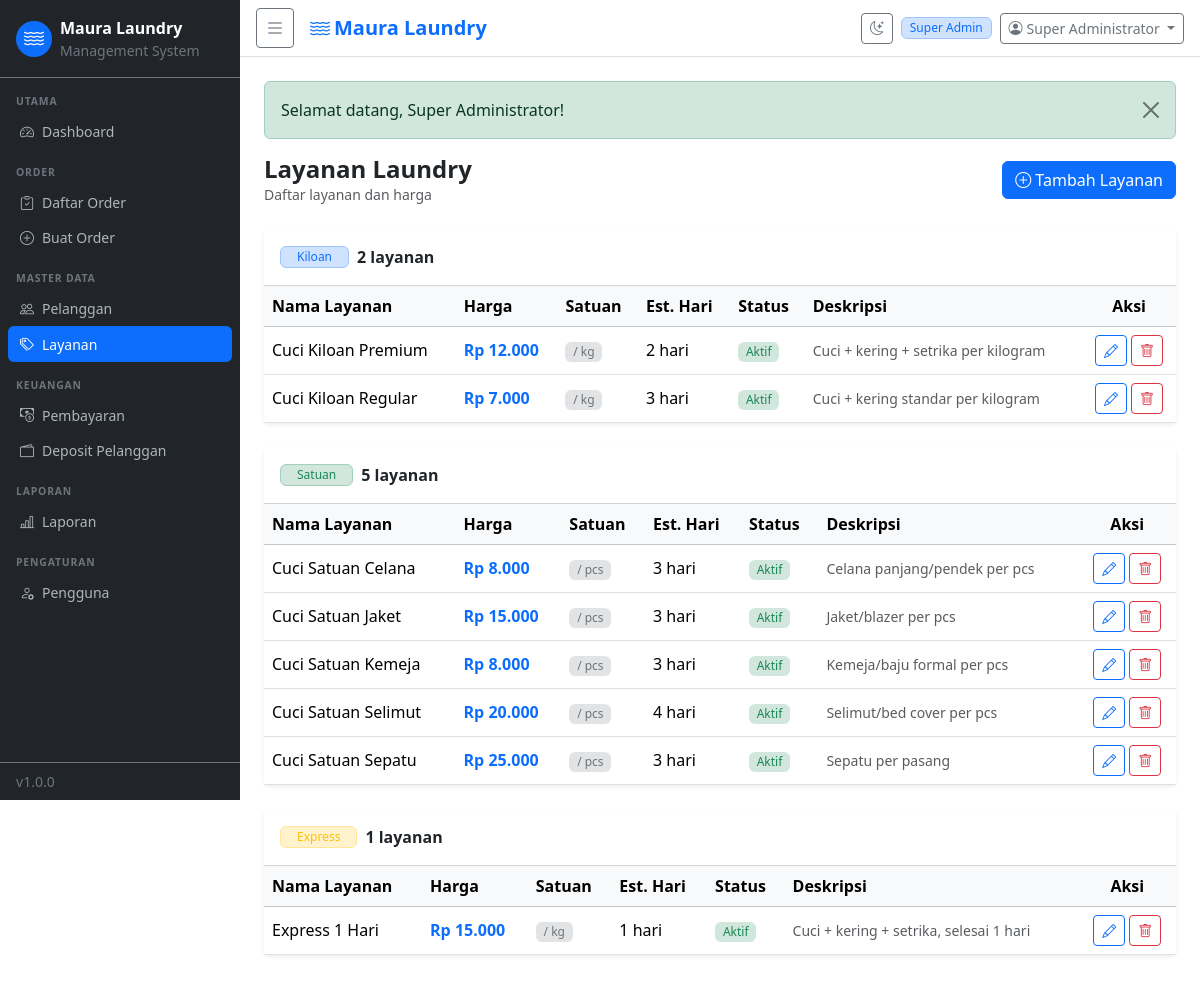
The app's page /pages/services/index.php (signed in) with its own data.
### tables this page shows
CREATE TABLE `users` (
  `id` int(11) NOT NULL AUTO_INCREMENT,
  `role_id` int(11) NOT NULL,
  `name` varchar(100) NOT NULL,
  `username` varchar(50) NOT NULL,
  `email` varchar(150) NOT NULL,
  `phone` varchar(20) DEFAULT NULL,
  `password` varchar(255) NOT NULL,
  `email_verified` tinyint(1) NOT NULL DEFAULT 0,
  `email_token` varchar(100) DEFAULT NULL,
  `reset_token` varchar(100) DEFAULT NULL,
  `reset_expires` datetime DEFAULT NULL,
  `is_active` tinyint(1) NOT NULL DEFAULT 1,
  `created_at` datetime DEFAULT CURRENT_TIMESTAMP,
  PRIMARY KEY (`id`),
  UNIQUE KEY `username` (`username`),
  UNIQUE KEY `email` (`email`),
  KEY `role_id` (`role_id`),
  CONSTRAINT `u_role` FOREIGN KEY (`role_id`) REFERENCES `roles` (`id`)
);

CREATE TABLE `roles` (
  `id` int(11) NOT NULL AUTO_INCREMENT,
  `name` varchar(50) NOT NULL,
  `description` varchar(255) DEFAULT NULL,
  `created_at` datetime DEFAULT CURRENT_TIMESTAMP,
  PRIMARY KEY (`id`),
  UNIQUE KEY `name` (`name`)
);

CREATE TABLE `services` (
  `id` int(11) NOT NULL AUTO_INCREMENT,
  `name` varchar(100) NOT NULL,
  `type` enum('kiloan','satuan','express') NOT NULL,
  `price` decimal(10,2) NOT NULL,
  `unit` varchar(20) NOT NULL DEFAULT 'kg',
  `duration_days` int(11) NOT NULL DEFAULT 3,
  `description` text DEFAULT NULL,
  `is_active` tinyint(1) NOT NULL DEFAULT 1,
  `created_at` datetime DEFAULT CURRENT_TIMESTAMP,
  PRIMARY KEY (`id`)
);

### includes/auth.php (called while the page is built, shortened)
<?php
function is_logged_in(): bool {
    return !empty($_SESSION['user_id']);
}
function current_user(): ?array {
    static $user = null;
    if ($user === null) {
        $db   = db();
        $stmt = $db->prepare(
            "SELECT u.*, r.name AS role_name FROM users u
             JOIN roles r ON r.id = u.role_id
             WHERE u.id = ? AND u.is_active = 1"
        );
        $stmt->bind_param('i', $_SESSION['user_id']);
        $stmt->execute();
        $user = $stmt->get_result()->fetch_assoc();
    }
    return $user;
}
function user_permissions(): array {
    static $perms = null;
    if ($perms !== null) return $perms;
    $user = current_user();
    $db   = db();
    $stmt = $db->prepare(
        "SELECT p.name FROM permissions p
         JOIN role_permissions rp ON rp.permission_id = p.id
         WHERE rp.role_id = ?"
    );
    $stmt->bind_param('i', $user['role_id']);
    $stmt->execute();
    $result = $stmt->get_result();
    $perms  = [];
    while ($row = $result->fetch_assoc()) {
        $perms[] = $row['name'];
    }
    return $perms;
}
function can(string $permission): bool {
    return in_array($permission, user_permissions(), true);
}
function require_permission(string $permission): void {
    if (!can($permission)) {
        flash('error', 'Anda tidak memiliki akses ke halaman ini.');
        redirect(APP_URL . '/pages/dashboard.php');
    }
}

### includes/functions.php (called while the page is built, shortened)
<?php
function csrf_token(): string {
    return $_SESSION['csrf_token'];
}
function get_flash(): ?array {
    $f = $_SESSION['flash'] ?? null;
    return $f;
}
function idr(float $amount): string {
    return 'Rp ' . number_format($amount, 0, ',', '.');
}
function h(string $s): string {
    return htmlspecialchars($s, ENT_QUOTES, 'UTF-8');
}

### pages/services/index.php (the view, shortened to what this page needs)
<?php
require_once __DIR__ . '/../../../includes/functions.php';
require_once __DIR__ . '/../../../includes/auth.php';
require_permission('services.view');
$db = db();
$services = $db->query("SELECT * FROM services ORDER BY type, name")->fetch_all(MYSQLI_ASSOC);
require_once __DIR__ . '/../../includes/header.php';
?>
<div class="d-flex justify-content-between align-items-center mb-4">
  <div><h4 class="fw-bold mb-0">Layanan Laundry</h4><p class="text-muted small mb-0">Daftar layanan dan harga</p></div>
  <?php if (can('services.create')): ?>
  <a href="<?= APP_URL ?>/pages/services/create.php" class="btn btn-primary"><i class="bi bi-plus-circle me-1"></i>Tambah Layanan</a>
  <?php endif; ?>
</div>
<?php
$grouped = [];
foreach ($services as $s) $grouped[$s['type']][] = $s;
$type_labels = ['kiloan' => 'Kiloan', 'satuan' => 'Satuan', 'express' => 'Express'];
$type_colors = ['kiloan' => 'primary', 'satuan' => 'success', 'express' => 'warning'];
foreach ($grouped as $type => $list):
?>
<div class="card border-0 shadow-sm mb-4">
  <div class="card-header bg-white d-flex align-items-center gap-2 py-3">
    <span class="badge bg-<?= $type_colors[$type] ?? 'secondary' ?>-subtle text-<?= $type_colors[$type] ?? 'secondary' ?> border border-<?= $type_colors[$type] ?? 'secondary' ?>-subtle px-3"><?= $type_labels[$type] ?? $type ?></span>
    <span class="fw-semibold"><?= count($list) ?> layanan</span>
  </div>
  <div class="card-body p-0">
    <table class="table table-hover align-middle mb-0">
      <thead class="table-light">
        <tr><th>Nama Layanan</th><th>Harga</th><th>Satuan</th><th>Est. Hari</th><th>Status</th><th>Deskripsi</th><?php if (can('services.edit')): ?><th class="text-center">Aksi</th><?php endif; ?></tr>
      </thead>
      <tbody>
      <?php foreach ($list as $s): ?>
        <tr>
          <td class="fw-medium"><?= h($s['name']) ?></td>
          <td class="fw-bold text-primary"><?= idr($s['price']) ?></td>
          <td><span class="badge bg-secondary-subtle text-secondary">/ <?= h($s['unit']) ?></span></td>
          <td><?= $s['duration_days'] ?> hari</td>
          <td><?= $s['is_active'] ? '<span class="badge bg-success-subtle text-success">Aktif</span>' : '<span class="badge bg-secondary-subtle text-secondary">Nonaktif</span>' ?></td>
          <td class="text-muted small"><?= h($s['description'] ?? '-') ?></td>
          <?php if (can('services.edit')): ?>
          <td class="text-center">
            <div class="d-flex gap-1 justify-content-center">
              <a href="<?= APP_URL ?>/pages/services/edit.php?id=<?= $s['id'] ?>" class="btn btn-sm btn-outline-primary"><i class="bi bi-pencil"></i></a>
              <?php if (can('services.delete')): ?>
              <a href="<?= APP_URL ?>/pages/services/delete.php?id=<?= $s['id'] ?>&csrf=<?= csrf_token() ?>"
                 class="btn btn-sm btn-outline-danger" data-confirm="Hapus layanan ini?"><i class="bi bi-trash"></i></a>
              <?php endif; ?>
            </div>
          </td>
          <?php endif; ?>
        </tr>
      <?php endforeach; ?>
      </tbody>
    </table>
  </div>
</div>
<?php endforeach; ?>
<?php require_once __DIR__ . '/../../includes/footer.php'; ?>

### includes/header.php (shortened to what this page needs)
<?php
$user  = current_user();
$flash = get_flash();
?>
<!DOCTYPE html>
<html lang="id">
<head>
  <link rel="stylesheet" href="https://cdn.jsdelivr.net/npm/bootstrap@5.3.8/dist/css/bootstrap.min.css">
  <link rel="stylesheet" href="https://cdn.jsdelivr.net/npm/bootstrap-icons@1.13.2/font/bootstrap-icons.min.css">
  <link rel="stylesheet" href="<?= APP_URL ?>/assets/css/style.css">
</head>
<body>
<div class="wrapper d-flex">
  <?php require_once __DIR__ . '/sidebar.php'; ?>
  <div class="main-content flex-grow-1">
    <nav class="navbar navbar-expand-lg navbar-light bg-white border-bottom px-3 py-2">
      <button class="btn btn-sm btn-outline-secondary me-3" id="sidebarToggle">
        <i class="bi bi-list fs-5"></i>
      </button>
      <span class="navbar-brand mb-0 fw-semibold text-primary">
        <i class="bi bi-water me-1"></i><?= APP_NAME ?>
      </span>
      <div class="ms-auto d-flex align-items-center gap-2">
        <button class="btn btn-sm btn-outline-secondary" id="darkToggle" title="Toggle tema">
          <i class="bi bi-moon-stars"></i>
        </button>
        <span class="badge bg-primary-subtle text-primary border border-primary-subtle">
          <?= h($user['role_name'] ?? '') ?>
        </span>
        <div class="dropdown">
          <button class="btn btn-sm btn-outline-secondary dropdown-toggle" data-bs-toggle="dropdown">
            <i class="bi bi-person-circle me-1"></i><?= h($user['name'] ?? '') ?>
          </button>
        </div>
      </div>
    </nav>
    <div class="p-4">
      <?php if ($flash): ?>
        <div class="alert alert-<?= $flash['type'] === 'error' ? 'danger' : h($flash['type']) ?> alert-dismissible fade show" role="alert">
          <?= h($flash['message']) ?>
          <button type="button" class="btn-close" data-bs-dismiss="alert"></button>
        </div>
      <?php endif; ?>

### includes/sidebar.php
<?php
$current = $_SERVER['PHP_SELF'];
function nav_link(string $href, string $icon, string $label, string $current): string {
    $active = (strpos($current, $href) !== false) ? ' active' : '';
    return '<li class="nav-item">
      <a class="nav-link' . $active . '" href="' . APP_URL . $href . '">
        <i class="bi bi-' . $icon . ' me-2"></i>' . $label . '
      </a>
    </li>';
}
?>
<nav id="sidebar" class="sidebar bg-dark text-white d-flex flex-column">
  <div class="sidebar-header px-3 py-3 border-bottom border-secondary">
    <div class="d-flex align-items-center gap-2">
      <div class="bg-primary rounded-circle d-flex align-items-center justify-content-center" style="width:36px;height:36px">
        <i class="bi bi-water text-white fs-5"></i>
      </div>
      <div>
        <div class="fw-bold">Maura Laundry</div>
        <div class="small text-secondary">Management System</div>
      </div>
    </div>
  </div>
  <ul class="nav flex-column px-2 py-3 flex-grow-1 overflow-auto">
    <li class="nav-item-label px-2 mb-1 small text-uppercase text-secondary fw-semibold" style="font-size:.65rem;letter-spacing:.08em">Utama</li>
    <?= nav_link('/pages/dashboard.php', 'speedometer2', 'Dashboard', $current) ?>
    <?php if (can('orders.view')): ?>
    <li class="nav-item-label px-2 mt-3 mb-1 small text-uppercase text-secondary fw-semibold" style="font-size:.65rem;letter-spacing:.08em">Order</li>
    <?= nav_link('/pages/orders/index.php',  'clipboard-check', 'Daftar Order', $current) ?>
    <?php if (can('orders.create')): ?>
    <?= nav_link('/pages/orders/create.php', 'plus-circle',     'Buat Order', $current) ?>
    <?php endif; ?>
    <?php endif; ?>
    <?php if (can('customers.view')): ?>
    <li class="nav-item-label px-2 mt-3 mb-1 small text-uppercase text-secondary fw-semibold" style="font-size:.65rem;letter-spacing:.08em">Master Data</li>
    <?= nav_link('/pages/customers/index.php', 'people',       'Pelanggan', $current) ?>
    <?php endif; ?>
    <?php if (can('services.view')): ?>
    <?= nav_link('/pages/services/index.php',  'tags',         'Layanan', $current) ?>
    <?php endif; ?>
    <?php if (can('payments.view')): ?>
    <li class="nav-item-label px-2 mt-3 mb-1 small text-uppercase text-secondary fw-semibold" style="font-size:.65rem;letter-spacing:.08em">Keuangan</li>
    <?= nav_link('/pages/payments/index.php', 'cash-coin', 'Pembayaran', $current) ?>
    <?php endif; ?>
    <?php if (can('deposits.view')): ?>
    <?= nav_link('/pages/deposits/index.php', 'wallet2', 'Deposit Pelanggan', $current) ?>
    <?php endif; ?>
    <?php if (can('reports.view')): ?>
    <li class="nav-item-label px-2 mt-3 mb-1 small text-uppercase text-secondary fw-semibold" style="font-size:.65rem;letter-spacing:.08em">Laporan</li>
    <?= nav_link('/pages/reports/index.php', 'bar-chart-line', 'Laporan', $current) ?>
    <?php endif; ?>
    <?php if (can('users.manage')): ?>
    <li class="nav-item-label px-2 mt-3 mb-1 small text-uppercase text-secondary fw-semibold" style="font-size:.65rem;letter-spacing:.08em">Pengaturan</li>
    <?= nav_link('/pages/users/index.php', 'person-gear', 'Pengguna', $current) ?>
    <?php endif; ?>
  </ul>
  <div class="px-3 py-2 border-top border-secondary small text-secondary">
    v<?= APP_VERSION ?>
  </div>
</nav>

### includes/footer.php (shortened to what this page needs)
    </div>
  </div>
</div>
</body>
</html>

### assets/css/style.css (style rules this page uses)
:root { --sidebar-width: 240px; --sidebar-collapsed: 60px; --primary: #0d6efd; --page-bg: #f8f9fa; --card-bg: #ffffff; --text-primary: #212529; --border-color: #dee2e6; }
.wrapper { min-height: 100vh; }
.sidebar { width: var(--sidebar-width); min-height: 100vh; transition: width .25s ease; flex-shrink: 0; position: sticky; top: 0; height: 100vh; overflow-y: auto; z-index: 100; }
.main-content { min-width: 0; }
.sidebar .nav-link { color: #adb5bd; border-radius: .375rem; padding: .45rem .75rem; font-size: .875rem; transition: background .15s, color .15s; display: flex; align-items: center; }
.sidebar .nav-link.active { background: var(--primary); color: #fff; }
.badge { font-size: .75em; font-weight: 500; }

### records on screen
users: role.name "Super Admin", name "Super Administrator"
services: name "Cuci Kiloan Premium", price "Rp 12.000", unit "kg", duration_days "2", is_active "Aktif", description "Cuci + kering + setrika per kilogram"
services: name "Cuci Kiloan Regular", price "Rp 7.000", unit "kg", duration_days "3", is_active "Aktif", description "Cuci + kering standar per kilogram"
services: name "Cuci Satuan Celana", price "Rp 8.000", unit "pcs", duration_days "3", is_active "Aktif", description "Celana panjang/pendek per pcs"
services: name "Cuci Satuan Jaket", price "Rp 15.000", unit "pcs", duration_days "3", is_active "Aktif", description "Jaket/blazer per pcs"
services: name "Cuci Satuan Kemeja", price "Rp 8.000", unit "pcs", duration_days "3", is_active "Aktif", description "Kemeja/baju formal per pcs"
services: name "Cuci Satuan Selimut", price "Rp 20.000", unit "pcs", duration_days "4", is_active "Aktif", description "Selimut/bed cover per pcs"
services: name "Cuci Satuan Sepatu", price "Rp 25.000", unit "pcs", duration_days "3", is_active "Aktif", description "Sepatu per pasang"
services: name "Express 1 Hari", price "Rp 15.000", unit "kg", duration_days "1", is_active "Aktif", description "Cuci + kering + setrika, selesai 1 hari"

### other values on screen
$label "Dashboard Daftar Order Buat Order Pelanggan Layanan Pembayaran Deposit Pelanggan Laporan Pengguna"
APP_VERSION "1.0.0"
APP_NAME "Maura Laundry"
$flash['message'] "Selamat datang, Super Administrator!"
$type_labels[$type] "Kiloan"
count($list) "2"
$type_labels[$type] "Satuan"
count($list) "5"
$type_labels[$type] "Express"
count($list) "1"
